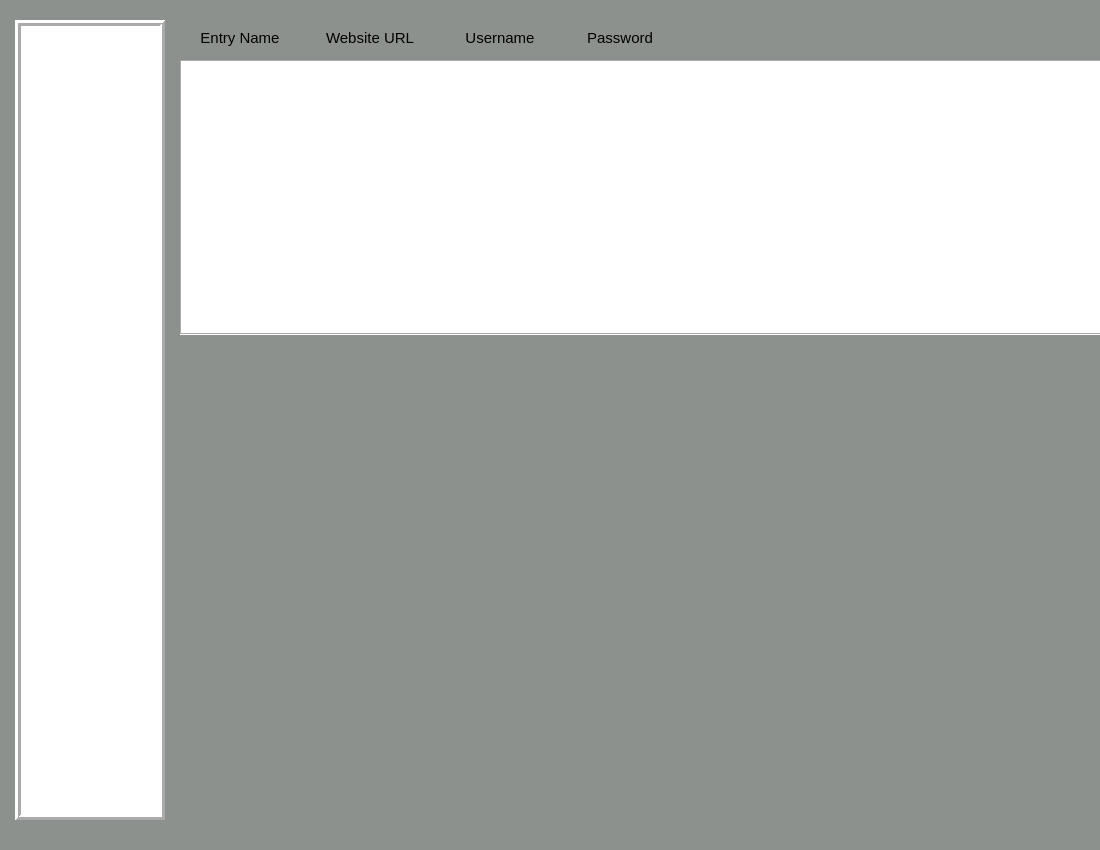
<?xml version="1.0" encoding="UTF-8"?>
<ui version="4.0">
 <class>password_vault</class>
 <widget class="QDialog" name="password_vault">
  <property name="windowModality">
   <enum>Qt::WindowModal</enum>
  </property>
  <property name="geometry">
   <rect>
    <x>0</x>
    <y>0</y>
    <width>1100</width>
    <height>850</height>
   </rect>
  </property>
  <property name="sizePolicy">
   <sizepolicy hsizetype="Fixed" vsizetype="Fixed">
    <horstretch>0</horstretch>
    <verstretch>0</verstretch>
   </sizepolicy>
  </property>
  <property name="minimumSize">
   <size>
    <width>0</width>
    <height>0</height>
   </size>
  </property>
  <property name="maximumSize">
   <size>
    <width>1100</width>
    <height>850</height>
   </size>
  </property>
  <property name="windowTitle">
   <string>CyberVault: Password Vault</string>
  </property>
  <property name="styleSheet">
   <string notr="true">background-color: rgb(141, 145, 141);</string>
  </property>
  <widget class="QListWidget" name="account_list">
   <property name="geometry">
    <rect>
     <x>15</x>
     <y>20</y>
     <width>150</width>
     <height>800</height>
    </rect>
   </property>
   <property name="font">
    <font>
     <family>Arial</family>
     <pointsize>12</pointsize>
    </font>
   </property>
   <property name="styleSheet">
    <string notr="true">background-color: rgb(255, 255, 255)</string>
   </property>
   <property name="frameShape">
    <enum>QFrame::Box</enum>
   </property>
   <property name="frameShadow">
    <enum>QFrame::Raised</enum>
   </property>
   <property name="lineWidth">
    <number>3</number>
   </property>
  </widget>
  <widget class="QTableWidget" name="account_table">
   <property name="geometry">
    <rect>
     <x>180</x>
     <y>60</y>
     <width>1080</width>
     <height>275</height>
    </rect>
   </property>
   <property name="styleSheet">
    <string notr="true">background-color: rgb(255, 255, 255)</string>
   </property>
   <property name="frameShape">
    <enum>QFrame::Box</enum>
   </property>
  </widget>
  <widget class="QLabel" name="label">
   <property name="geometry">
    <rect>
     <x>180</x>
     <y>20</y>
     <width>120</width>
     <height>35</height>
    </rect>
   </property>
   <property name="font">
    <font>
     <family>Arial</family>
     <pointsize>11</pointsize>
    </font>
   </property>
   <property name="text">
    <string>Entry Name</string>
   </property>
   <property name="alignment">
    <set>Qt::AlignCenter</set>
   </property>
  </widget>
  <widget class="QLabel" name="label_2">
   <property name="geometry">
    <rect>
     <x>310</x>
     <y>20</y>
     <width>120</width>
     <height>35</height>
    </rect>
   </property>
   <property name="font">
    <font>
     <family>Arial</family>
     <pointsize>11</pointsize>
    </font>
   </property>
   <property name="text">
    <string>Website URL</string>
   </property>
   <property name="alignment">
    <set>Qt::AlignCenter</set>
   </property>
  </widget>
  <widget class="QLabel" name="label_3">
   <property name="geometry">
    <rect>
     <x>440</x>
     <y>20</y>
     <width>120</width>
     <height>35</height>
    </rect>
   </property>
   <property name="font">
    <font>
     <family>Arial</family>
     <pointsize>11</pointsize>
    </font>
   </property>
   <property name="text">
    <string>Username</string>
   </property>
   <property name="alignment">
    <set>Qt::AlignCenter</set>
   </property>
  </widget>
  <widget class="QLabel" name="label_4">
   <property name="geometry">
    <rect>
     <x>560</x>
     <y>20</y>
     <width>120</width>
     <height>35</height>
    </rect>
   </property>
   <property name="font">
    <font>
     <family>Arial</family>
     <pointsize>11</pointsize>
    </font>
   </property>
   <property name="frameShape">
    <enum>QFrame::NoFrame</enum>
   </property>
   <property name="text">
    <string>Password</string>
   </property>
   <property name="alignment">
    <set>Qt::AlignCenter</set>
   </property>
  </widget>
 </widget>
 <resources/>
 <connections/>
</ui>
